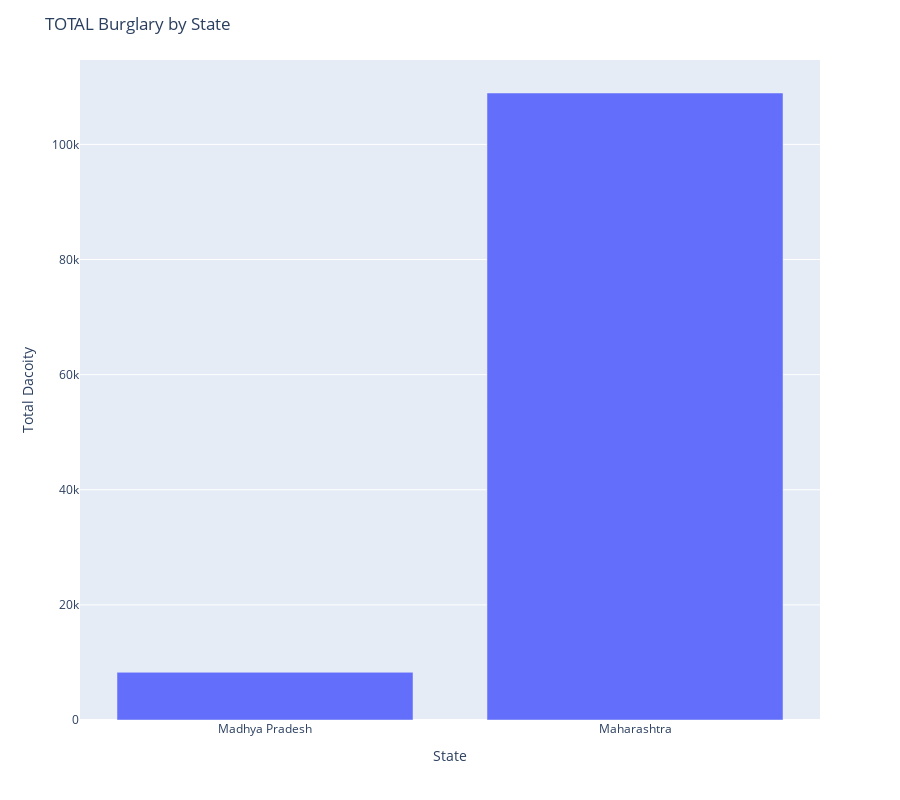

Notebook code for this chart:
### Code cell
import plotly.express as px


state_totals = cluster2.groupby('STATE')['TOTAL Burglary'].sum().reset_index()

fig = px.bar(state_totals, x='STATE', y='TOTAL Burglary', height=800)
fig.update_layout(title='TOTAL Burglary by State', xaxis_title='State', yaxis_title='Total Dacoity')
fig.show()

### Figure 1 — Plotly figure (JSON) as saved in the notebook; plotly's stock layout.template omitted (floating-point values rounded to 4 significant figures)
{"data": [{"alignmentgroup": "True", "hovertemplate": "STATE=%{x}<br>TOTAL Burglary=%{y}<extra></extra>", "legendgroup": "", "marker": {"color": "#636efa", "pattern": {"shape": ""}}, "name": "", "offsetgroup": "", "orientation": "v", "showlegend": false, "textposition": "auto", "type": "bar", "x": ["Madhya Pradesh", "Maharashtra"], "xaxis": "x", "y": [8288, 108932], "yaxis": "y"}], "layout": {"barmode": "relative", "height": 800, "legend": {"tracegroupgap": 0}, "margin": {"t": 60}, "title": {"text": "TOTAL Burglary by State"}, "xaxis": {"anchor": "y", "domain": [0, 1], "title": {"text": "State"}}, "yaxis": {"anchor": "x", "domain": [0, 1], "title": {"text": "Total Dacoity"}}}}
